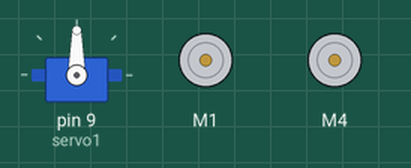
Recording of a sketch running on a simulated Arduino Uno, built with avr-gcc and run on an emulated ATmega328P. Shown: servo, 2 × DC motor (green arrow = forward, orange = backward, longer = faster). What the sketch prints to the serial monitor is not drawn. At 6.5 s the program stops and its outputs stay as they are.

Above: at 0.1 s.
At 2.6 s:
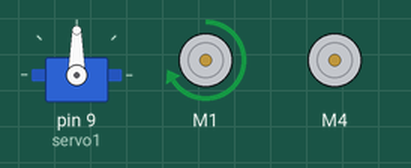
At 6.6 s:
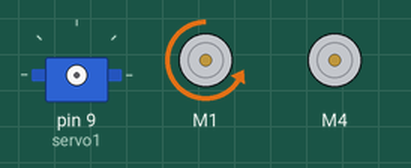
Timing chart, 0 to 8.0 s (numbered marks = the images above):
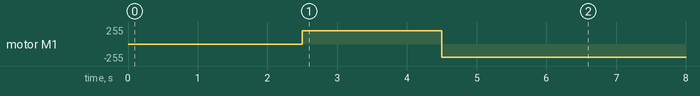

Measured:
- by itself, motor M1: stopped → forward 200/255 at 2.5 s, → backward 200/255 2.0 s later

The sketch:

Gold.ino
```cpp
#include <AFMotor.h>
#include <Servo.h>

//turn on motors
AF_DCMotor motor1(1);
AF_DCMotor motor2(2);
AF_DCMotor motor3(3);
AF_DCMotor motor4(4);

Servo servo1;

AF_Stepper stepper(48, 2);

void setup() {
  Serial.begin(9600);           // set up Serial library at 9600 bps
  Serial.println("Motor party!");

  // turn on servo
  servo1.attach(9);

   motor1.setSpeed(200);
}

int i;

// Test the DC motor, stepper and servo ALL AT ONCE!
void loop() {
   motor4.run(FORWARD);
     delay(2500);
motor4.run(RELEASE);

  motor1.run(FORWARD);
  delay(2000);
   motor1.run(RELEASE);
   motor1.run(BACKWARD);
  delay(2000);
   motor1.run(RELEASE);
exit(0);
}
```
